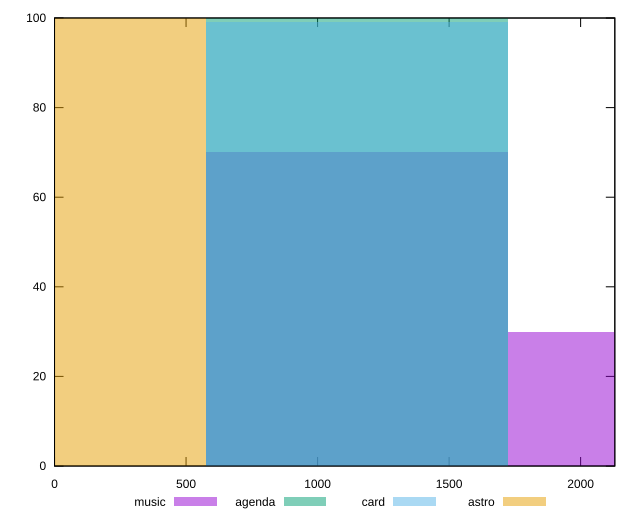

The gnuplot source for this figure:
reset

$music <<EOF
1149.7392464008374 70
2299.4784928016747 30
EOF

$agenda <<EOF
1149.7392464008374 100
EOF

$card <<EOF
1149.7392464008374 99
EOF

$astro <<EOF
0 100
EOF

set key outside below
set boxwidth 1149.7392464008374
set xrange [0:2130]
set yrange [0:100]
set trange [0:100]
set style fill transparent solid 0.5 noborder
set terminal svg size 640, 520 enhanced background rgb 'white'
set output "report/report_00029_2021-02-24T13-36-40.390Z/uses-rel-preload/comparison/histogram/all_raw.svg"

plot $music title "music" with boxes, \
     $agenda title "agenda" with boxes, \
     $card title "card" with boxes, \
     $astro title "astro" with boxes

reset
